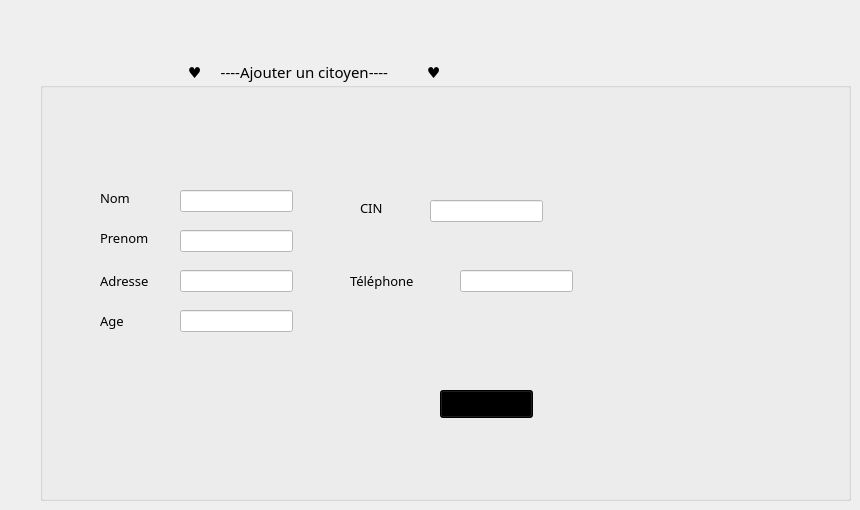
   <widget class="QWidget" name="tab_7">
    <attribute name="icon">
     <iconset>
      <normaloff>C:/Users/LENOVO/Downloads/ajouter-le-fichier.png</normaloff>C:/Users/LENOVO/Downloads/ajouter-le-fichier.png</iconset>
    </attribute>
    <attribute name="title">
     <string>AjouterC</string>
    </attribute>
    <widget class="QGroupBox" name="groupBox_15">
     <property name="geometry">
      <rect>
       <x>40</x>
       <y>60</y>
       <width>811</width>
       <height>441</height>
      </rect>
     </property>
     <property name="font">
      <font>
       <family>Tw Cen MT</family>
       <pointsize>11</pointsize>
       <weight>50</weight>
       <bold>false</bold>
       <underline>false</underline>
      </font>
     </property>
     <property name="title">
      <string>                                      ♥     ----Ajouter un citoyen----          ♥                              </string>
     </property>
     <widget class="QLabel" name="label_15">
      <property name="geometry">
       <rect>
        <x>60</x>
        <y>130</y>
        <width>56</width>
        <height>16</height>
       </rect>
      </property>
      <property name="font">
       <font>
        <pointsize>10</pointsize>
       </font>
      </property>
      <property name="text">
       <string>Nom</string>
      </property>
     </widget>
     <widget class="QLabel" name="label_16">
      <property name="geometry">
       <rect>
        <x>320</x>
        <y>140</y>
        <width>56</width>
        <height>16</height>
       </rect>
      </property>
      <property name="font">
       <font>
        <pointsize>10</pointsize>
       </font>
      </property>
      <property name="text">
       <string>CIN</string>
      </property>
     </widget>
     <widget class="QLabel" name="label_19">
      <property name="geometry">
       <rect>
        <x>60</x>
        <y>250</y>
        <width>71</width>
        <height>21</height>
       </rect>
      </property>
      <property name="font">
       <font>
        <pointsize>10</pointsize>
       </font>
      </property>
      <property name="text">
       <string>Age</string>
      </property>
     </widget>
     <widget class="QLabel" name="label_20">
      <property name="geometry">
       <rect>
        <x>60</x>
        <y>210</y>
        <width>61</width>
        <height>21</height>
       </rect>
      </property>
      <property name="font">
       <font>
        <pointsize>10</pointsize>
       </font>
      </property>
      <property name="text">
       <string>Adresse</string>
      </property>
     </widget>
     <widget class="QLabel" name="label_21">
      <property name="geometry">
       <rect>
        <x>60</x>
        <y>170</y>
        <width>56</width>
        <height>16</height>
       </rect>
      </property>
      <property name="font">
       <font>
        <pointsize>10</pointsize>
       </font>
      </property>
      <property name="text">
       <string>Prenom</string>
      </property>
     </widget>
     <widget class="QLineEdit" name="le_nom">
      <property name="geometry">
       <rect>
        <x>140</x>
        <y>130</y>
        <width>113</width>
        <height>22</height>
       </rect>
      </property>
      <property name="styleSheet">
       <string notr="true">background-color: rgb(255, 255, 255);</string>
      </property>
     </widget>
     <widget class="QLineEdit" name="le_prenom">
      <property name="geometry">
       <rect>
        <x>140</x>
        <y>170</y>
        <width>113</width>
        <height>22</height>
       </rect>
      </property>
      <property name="styleSheet">
       <string notr="true">background-color: rgb(255, 255, 255);</string>
      </property>
     </widget>
     <widget class="QLineEdit" name="le_adr">
      <property name="geometry">
       <rect>
        <x>140</x>
        <y>210</y>
        <width>113</width>
        <height>22</height>
       </rect>
      </property>
      <property name="styleSheet">
       <string notr="true">background-color: rgb(255, 255, 255);</string>
      </property>
     </widget>
     <widget class="QLineEdit" name="le_cin">
      <property name="geometry">
       <rect>
        <x>390</x>
        <y>140</y>
        <width>113</width>
        <height>22</height>
       </rect>
      </property>
      <property name="styleSheet">
       <string notr="true">background-color: rgb(255, 255, 255);</string>
      </property>
     </widget>
     <widget class="QPushButton" name="pb_ajouter">
      <property name="geometry">
       <rect>
        <x>400</x>
        <y>330</y>
        <width>93</width>
        <height>28</height>
       </rect>
      </property>
      <property name="styleSheet">
       <string notr="true">background-color: rgb(255, 170, 255);
background-color: rgb(0, 0, 0);</string>
      </property>
      <property name="text">
       <string>Ajouter</string>
      </property>
     </widget>
     <widget class="QLabel" name="label_22">
      <property name="geometry">
       <rect>
        <x>310</x>
        <y>210</y>
        <width>91</width>
        <height>21</height>
       </rect>
      </property>
      <property name="font">
       <font>
        <pointsize>10</pointsize>
       </font>
      </property>
      <property name="text">
       <string>Téléphone</string>
      </property>
     </widget>
     <widget class="QLineEdit" name="le_tel">
      <property name="geometry">
       <rect>
        <x>420</x>
        <y>210</y>
        <width>113</width>
        <height>22</height>
       </rect>
      </property>
      <property name="styleSheet">
       <string notr="true">background-color: rgb(255, 255, 255);</string>
      </property>
     </widget>
     <widget class="QLineEdit" name="le_age">
      <property name="geometry">
       <rect>
        <x>140</x>
        <y>250</y>
        <width>113</width>
        <height>22</height>
       </rect>
      </property>
      <property name="styleSheet">
       <string notr="true">background-color: rgb(255, 255, 255);</string>
      </property>
     </widget>
    </widget>
   </widget>
